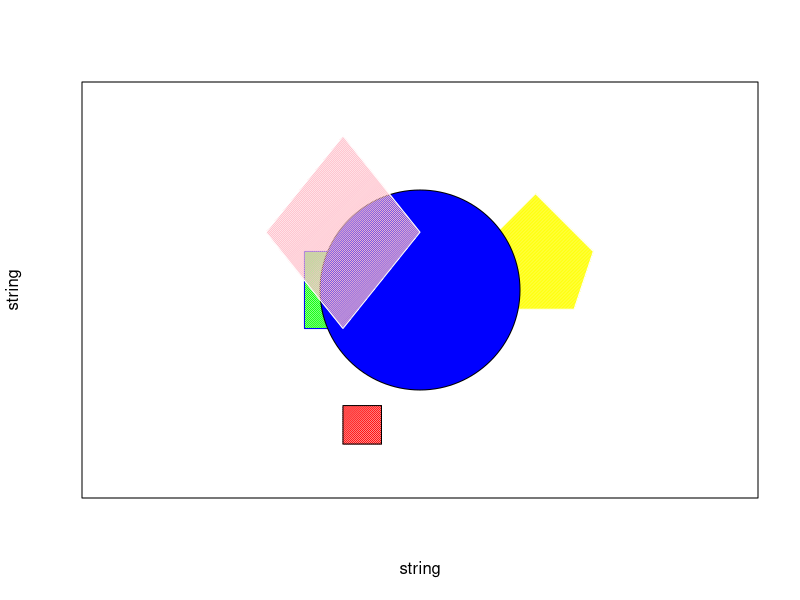

Reproduce this figure in R.
## ---- chunk 1
plot(5,5,"n",xlim=c(0,100),ylim=c(0,100),xaxt="n",yaxt="n",xlab="string",ylab="string",asp=1,byt="n")
polygon(c(20,20,40,40),c(40,60,60,40),density=70,border="blue",col="green")
polygon(c(30,30,40,40),c(10,20,20,10),density=70,border="black",col="red")
polygon(c(70,65,80,95,90),c(45,60,75,60,45),density=100,border="white",col="yellow")
symbols(50,50,circle=20,bg="blue",add=TRUE)
polygon(c(10,30,50,30),c(65,90,65,40),density=70,border="white",col="pink")

